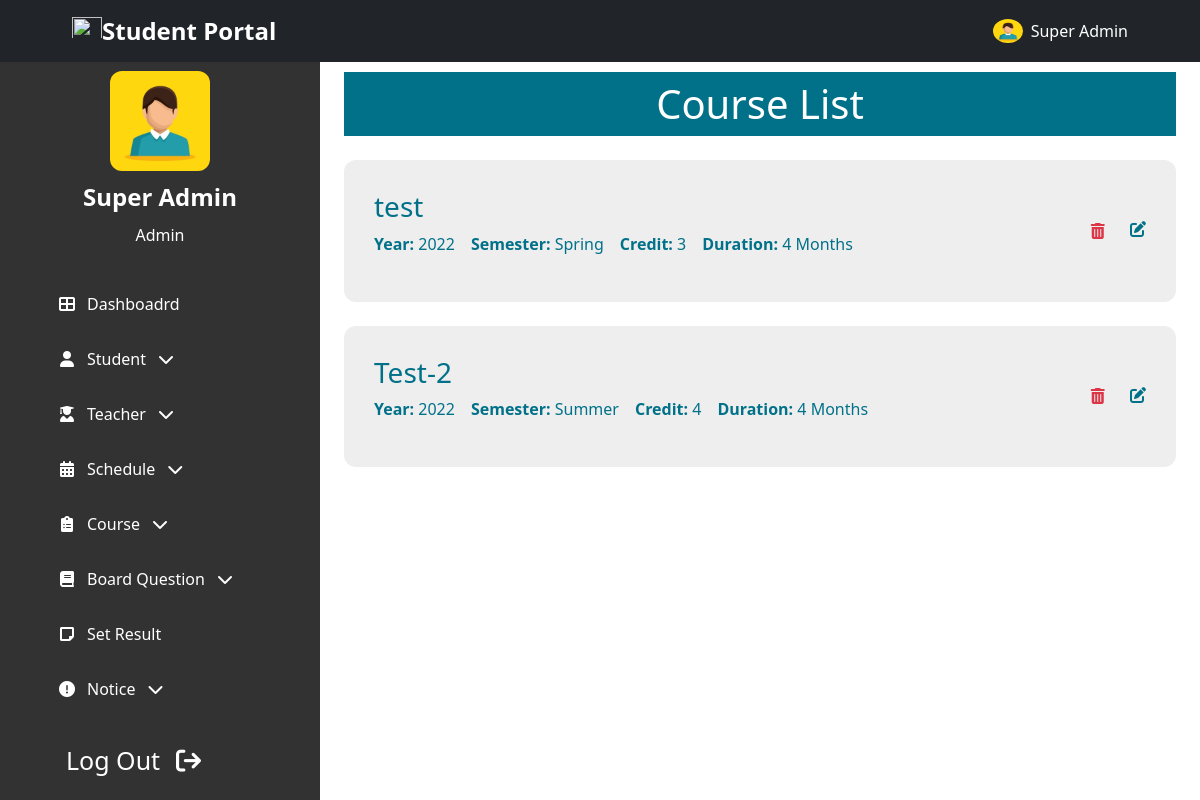
The page /admin/course_list.php (signed in) on the database its author committed.
### tables this page shows
CREATE TABLE `Courses` (
  `id` int(11) NOT NULL,
  `course_name` varchar(100) NOT NULL,
  `course_code` varchar(10) NOT NULL,
  `credits` int(11) NOT NULL,
  `semester` int(11) NOT NULL,
  `year` int(11) NOT NULL,
  `duration` int(11) NOT NULL,
  `updated_at` timestamp NOT NULL DEFAULT current_timestamp() ON UPDATE current_timestamp(),
  `created_at` timestamp NOT NULL DEFAULT current_timestamp()
);

### admin/backend/course_list.php (called while the page is built, shortened)
<?php
    $sql    =   "SELECT * FROM `Courses` WHERE 1";
    $query  =   mysqli_query($conn, $sql);
    $crs  =   mysqli_fetch_all($query, MYSQLI_ASSOC);
?>

### admin/course_list.php (the view, shortened to what this page needs)
<!DOCTYPE html>
<html lang="en">
<?php
    include "admin_head.php";
    include "backend/course_list.php";
?>
<body class="">
<?php include "../header_nav.php";?>
    <section class="header-container">
        <?php include "admin_sidebar.php";?>
    </section>
    <section id="home-container"  class="home-container active-2"">
        <div class="px-4 py-5 mt-4">
            <h1 class="common-background-2 p-2 text-center">Course List</h1>
            <?php
            if(!empty($crs))
            {
                foreach($crs as $c)
                {
            ?>
            <div class="my-4">
                <div class="common-card d-flex justify-content-between align-items-center">
                    <div>
                        <h3><?php echo $c['course_name']?></h3>
                        <div class="d-flex flex-column flex-md-row">
                            <p class="pe-3">
                                <span class="fw-bold">Year:</span>
                                <?php echo $c['year']?>
                            </p>
                            <p class="pe-3">
                                <span class="fw-bold">Semester:</span>
                                <?php
                                    if($c['semester'] == 1)
                                        echo "Spring";
                                    else if($c['semester'] == 2)
                                        echo "Summer";
                                    else
                                        echo "Fall";
                                ?>
                            </p>
                            <br>
                            <p class="pe-3">
                                <span class="fw-bold">Credit:</span>
                                <?php echo $c['credits']?>
                            </p>
                            <p class="pe-3">
                                <span class="fw-bold">Duration:</span>
                                <?php echo $c['duration']?> Months
                            </p>
                        </div>
                    </div>
                    <div class="delete-edit-container">
                        <form method="post" style="display: contents;width: fit-content;">
                            <button type="submit" name="delete" id="delete" class="btn text-danger" value="<?php echo $c['id']; ?>">
                                <i class="fas fa-trash-alt px-0 px-lg-2"></i>
                            </button>
                        </form>
                        <a class="no-text-decoration" href="../admin/edit_course.php?id=<?php echo $c['id']; ?>">
                            <i class="fas fa-edit"></i>
                        </a>
                    </div>
                </div>
            </div>
            <?php
                }
            }
            ?>
        </div>
    </section>
</body>
</html>

### style.css (style rules this page uses)
body { font-family: "Roboto", sans-serif; }
.no-text-decoration { text-decoration: none !important; color: inherit; }
.common-background-2 { background-color: #007189; color: white; }
.header-container { position: relative; min-height: 100%; width: 100%; overflow-x: hidden; overflow-y: scroll; }
.home-container { position: absolute; height: 100%; width: calc(100% - 80px); left: 80px; top: 0%; transition: all 0.4s ease-in; }
.home-container.active-2 { width: calc(100% - 320px); left: 320px; }
.common-card { background-color: #eee; color: #007189; border-radius: 12px; padding: 30px 30px; transition: all 0.3s ease; }
.delete-edit-container { cursor: pointer; }

### rows shown on the page
courses: course_name "test", year "2022", semester "Spring", credits "3", duration "4", $c['id'] 1 (drawn)
courses: course_name "Test-2", year "2022", semester "Summer", credits "4", duration "4", $c['id'] 2 (drawn)

### other values the page prints
$_SESSION['name'] "Super Admin"
